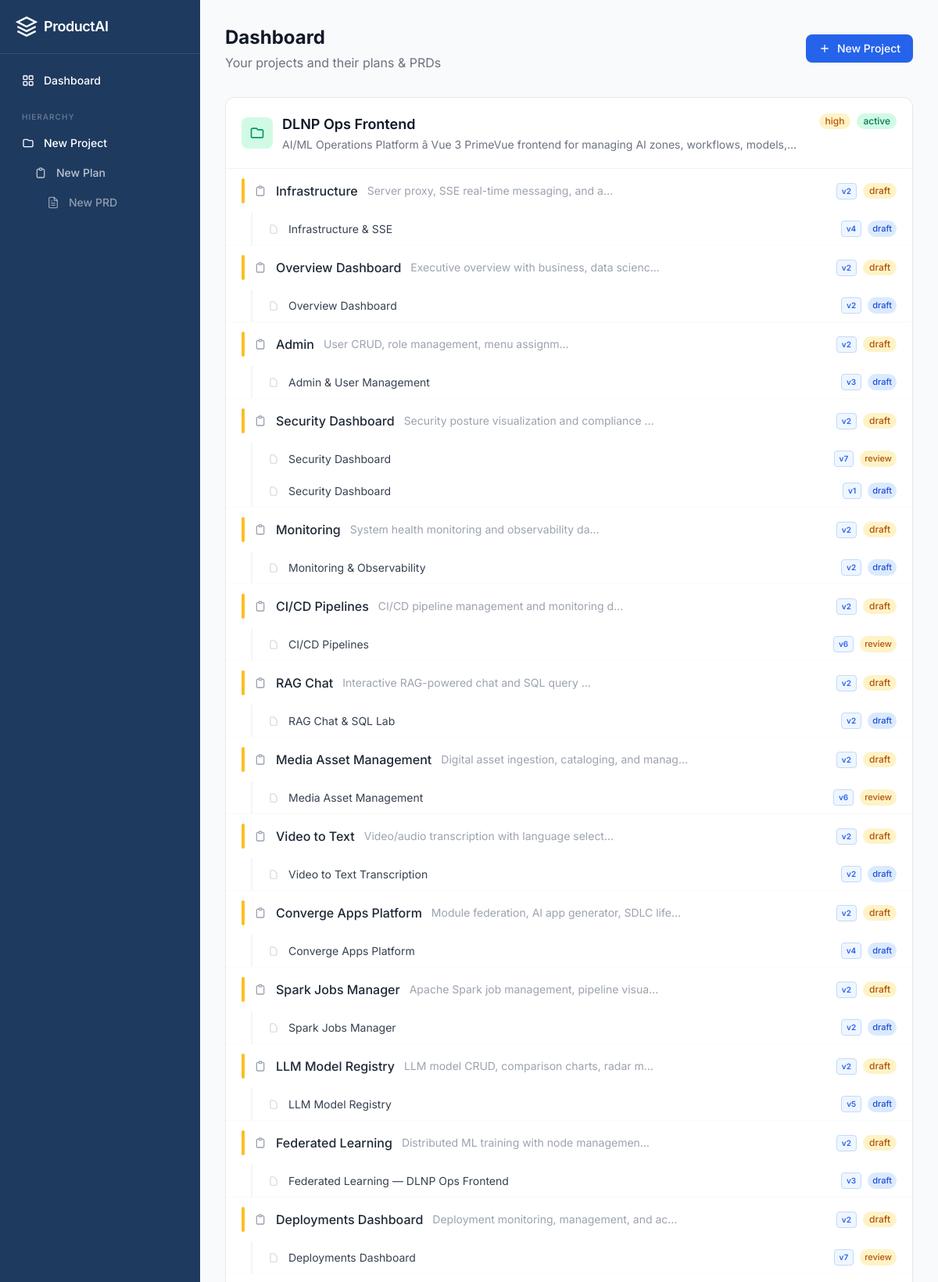
The page / (upper part) on the database its author committed.
### tables this page shows
CREATE TABLE projects (
    id INTEGER PRIMARY KEY AUTOINCREMENT,
    title TEXT NOT NULL,
    description TEXT DEFAULT '',
    status TEXT DEFAULT 'planning' CHECK(status IN ('planning', 'active', 'on_hold', 'completed', 'archived')),
    priority TEXT DEFAULT 'medium' CHECK(priority IN ('low', 'medium', 'high', 'critical')),
    lead TEXT DEFAULT '',
    members TEXT DEFAULT '[]',
    milestones TEXT DEFAULT '[]',
    start_date TEXT DEFAULT '',
    target_date TEXT DEFAULT '',
    ai_conversation TEXT DEFAULT '[]',
    created_at TEXT DEFAULT (datetime('now')),
    updated_at TEXT DEFAULT (datetime('now'))
);

CREATE TABLE plans (
    id INTEGER PRIMARY KEY AUTOINCREMENT,
    title TEXT NOT NULL,
    description TEXT DEFAULT '',
    status TEXT DEFAULT 'draft' CHECK(status IN ('draft', 'active', 'completed', 'archived')),
    vision TEXT DEFAULT '',
    goals TEXT DEFAULT '[]',
    target_audience TEXT DEFAULT '',
    success_metrics TEXT DEFAULT '[]',
    ai_conversation TEXT DEFAULT '[]',
    created_at TEXT DEFAULT (datetime('now')),
    updated_at TEXT DEFAULT (datetime('now'))
, project_id INTEGER REFERENCES projects(id) ON DELETE SET NULL);

CREATE TABLE prds (
    id INTEGER PRIMARY KEY AUTOINCREMENT,
    plan_id INTEGER,
    title TEXT NOT NULL,
    status TEXT DEFAULT 'draft' CHECK(status IN ('draft', 'review', 'approved', 'archived')),
    content TEXT DEFAULT '',
    overview TEXT DEFAULT '',
    problem_statement TEXT DEFAULT '',
    proposed_solution TEXT DEFAULT '',
    user_stories TEXT DEFAULT '[]',
    requirements_functional TEXT DEFAULT '[]',
    requirements_nonfunctional TEXT DEFAULT '[]',
    success_metrics TEXT DEFAULT '[]',
    timeline TEXT DEFAULT '',
    ai_conversation TEXT DEFAULT '[]',
    created_at TEXT DEFAULT (datetime('now')),
    updated_at TEXT DEFAULT (datetime('now')),
    FOREIGN KEY (plan_id) REFERENCES plans(id) ON DELETE SET NULL
);

### productai/routes/pages.py (the view)
@router.get("/", response_class=HTMLResponse)
async def dashboard(request: Request):
    projects = await models.list_projects()
    all_plans = await models.list_plans()
    all_prds = await models.list_prds()
    prds_by_plan: dict[int | None, list[dict]] = {}
    for prd in all_prds:
        prd["version"] = await models.get_current_version_number("prd", prd["id"])
        prds_by_plan.setdefault(prd.get("plan_id"), []).append(prd)
    plans_by_project: dict[int | None, list[dict]] = {}
    for plan in all_plans:
        plan["version"] = await models.get_current_version_number("plan", plan["id"])
        plan["prds"] = prds_by_plan.get(plan["id"], [])
        plans_by_project.setdefault(plan.get("project_id"), []).append(plan)
    for project in projects:
        project["version"] = await models.get_current_version_number("project", project["id"])
        project["plans"] = plans_by_project.get(project["id"], [])
    orphan_plans = plans_by_project.get(None, [])
    orphan_prds = prds_by_plan.get(None, [])
    return templates.TemplateResponse(
        "pages/dashboard.html",
        {
            "request": request,
            "projects": projects,
            "orphan_plans": orphan_plans,
            "orphan_prds": orphan_prds,
        },
    )

### productai/templates/pages/dashboard.html (shortened to what this page needs)
{% extends "base.html" %}
{% block content %}
<div class="p-8 max-w-6xl mx-auto">
    <div class="flex items-center justify-between mb-8">
        <div>
            <h1 class="text-2xl font-bold text-gray-900">Dashboard</h1>
            <p class="text-gray-500 mt-1">Your projects and their plans & PRDs</p>
        </div>
        <a href="/projects/new" class="inline-flex items-center gap-2 px-4 py-2 bg-brand-600 text-white text-sm font-medium rounded-lg hover:bg-brand-700 transition-colors shadow-sm">
            <svg class="w-4 h-4" fill="none" stroke="currentColor" stroke-width="2" viewBox="0 0 24 24"><path d="M12 5v14M5 12h14"/></svg>
            New Project
        </a>
    </div>
    {% if projects %}
    <div class="space-y-6">
        {% for project in projects %}
        <div class="bg-white rounded-xl border border-gray-200 overflow-hidden">
            <div class="p-5 border-b border-gray-100">
                <div class="flex items-start justify-between">
                    <div class="flex items-center gap-3 min-w-0">
                        <div class="flex-shrink-0 w-10 h-10 rounded-lg flex items-center justify-center
                            {% if project.status == 'active' %}bg-emerald-100 text-emerald-600
                            {% elif project.status == 'completed' %}bg-blue-100 text-blue-600
                            {% elif project.status == 'on_hold' %}bg-orange-100 text-orange-600
                            {% elif project.status == 'archived' %}bg-gray-100 text-gray-500
                            {% else %}bg-amber-100 text-amber-600{% endif %}">
                            <svg class="w-5 h-5" fill="none" stroke="currentColor" stroke-width="2" viewBox="0 0 24 24">
                                <path d="M3 7v10a2 2 0 002 2h14a2 2 0 002-2V9a2 2 0 00-2-2h-6l-2-2H5a2 2 0 00-2 2z"/>
                            </svg>
                        </div>
                        <div class="min-w-0">
                            <a href="/projects/{{ project.id }}" class="text-lg font-semibold text-gray-900 hover:text-brand-600 transition-colors">{{ project.title }}</a>
                            {% if project.description %}
                            <p class="text-sm text-gray-500 mt-0.5 line-clamp-1">{{ project.description }}</p>
                            {% endif %}
                        </div>
                    </div>
                    <div class="flex items-center gap-2 flex-shrink-0 ml-4">
                        <span class="inline-flex px-2 py-0.5 text-xs font-medium rounded-full
                            {% if project.priority == 'critical' %}bg-red-100 text-red-700
                            {% elif project.priority == 'high' %}bg-amber-100 text-amber-700
                            {% elif project.priority == 'medium' %}bg-blue-100 text-blue-700
                            {% else %}bg-gray-100 text-gray-600{% endif %}">
                            {{ project.priority }}
                        </span>
                        <span class="inline-flex px-2 py-0.5 text-xs font-medium rounded-full
                            {% if project.status == 'active' %}bg-emerald-100 text-emerald-700
                            {% elif project.status == 'completed' %}bg-blue-100 text-blue-700
                            {% elif project.status == 'on_hold' %}bg-orange-100 text-orange-700
                            {% elif project.status == 'archived' %}bg-gray-100 text-gray-500
                            {% else %}bg-amber-100 text-amber-700{% endif %}">
                            {{ project.status | replace('_', ' ') }}
                        </span>
                    </div>
                </div>
            </div>
            <div class="divide-y divide-gray-50">
                {% if project.plans %}
                    {% for plan in project.plans %}
                    <div>
                        <a href="/plans/{{ plan.id }}" class="flex items-center gap-3 px-5 py-3 hover:bg-gray-50/70 transition-colors group">
                            <div class="flex-shrink-0 w-1 h-8 rounded-full
                                {% if plan.status == 'active' %}bg-emerald-400
                                {% elif plan.status == 'completed' %}bg-blue-400
                                {% elif plan.status == 'archived' %}bg-gray-300
                                {% else %}bg-amber-400{% endif %}"></div>
                            <svg class="w-4 h-4 text-gray-400 flex-shrink-0" fill="none" stroke="currentColor" stroke-width="2" viewBox="0 0 24 24">
                                <path d="M9 5H7a2 2 0 00-2 2v12a2 2 0 002 2h10a2 2 0 002-2V7a2 2 0 00-2-2h-2M9 5a2 2 0 002 2h2a2 2 0 002-2M9 5a2 2 0 012-2h2a2 2 0 012 2"/>
                            </svg>
                            <span class="font-medium text-gray-800 group-hover:text-brand-600 transition-colors truncate">{{ plan.title }}</span>
                            {% if plan.description %}
                            <span class="hidden md:inline text-sm text-gray-400 truncate max-w-xs">{{ plan.description }}</span>
                            {% endif %}
                            <div class="ml-auto flex items-center gap-2 flex-shrink-0">
                                {% if plan.version > 0 %}
                                <span class="text-[10px] font-semibold px-1.5 py-0.5 rounded bg-brand-50 text-brand-600 border border-brand-200">v{{ plan.version }}</span>
                                {% endif %}
                                <span class="inline-flex px-2 py-0.5 text-xs font-medium rounded-full
                                    {% if plan.status == 'active' %}bg-emerald-100 text-emerald-700
                                    {% elif plan.status == 'completed' %}bg-blue-100 text-blue-700
                                    {% elif plan.status == 'archived' %}bg-gray-100 text-gray-500
                                    {% else %}bg-amber-100 text-amber-700{% endif %}">
                                    {{ plan.status }}
                                </span>
                            </div>
                        </a>
                        {% if plan.prds %}
                        <div class="ml-8 border-l-2 border-gray-100">
                            {% for prd in plan.prds %}
                            <a href="/prds/{{ prd.id }}" class="flex items-center gap-3 pl-5 pr-5 py-2.5 hover:bg-gray-50/50 transition-colors group">
                                <svg class="w-3.5 h-3.5 text-gray-300 flex-shrink-0" fill="none" stroke="currentColor" stroke-width="2" viewBox="0 0 24 24">
                                    <path d="M7 21h10a2 2 0 002-2V9.414a1 1 0 00-.293-.707l-5.414-5.414A1 1 0 0012.586 3H7a2 2 0 00-2 2v14a2 2 0 002 2z"/>
                                </svg>
                                <span class="text-sm text-gray-700 group-hover:text-brand-600 transition-colors truncate">{{ prd.title }}</span>
                                <div class="ml-auto flex items-center gap-2 flex-shrink-0">
                                    {% if prd.version > 0 %}
                                    <span class="text-[10px] font-semibold px-1.5 py-0.5 rounded bg-brand-50 text-brand-600 border border-brand-200">v{{ prd.version }}</span>
                                    {% endif %}
                                    <span class="inline-flex px-1.5 py-0.5 text-[11px] font-medium rounded-full
                                        {% if prd.status == 'review' %}bg-amber-100 text-amber-700
                                        {% elif prd.status == 'approved' %}bg-emerald-100 text-emerald-700
                                        {% elif prd.status == 'archived' %}bg-gray-100 text-gray-500
                                        {% else %}bg-blue-100 text-blue-700{% endif %}">
                                        {{ prd.status }}
                                    </span>
                                </div>
                            </a>
                            {% endfor %}
                        </div>
                        {% endif %}
                    </div>
                    {% endfor %}
                {% endif %}
            </div>
        </div>
        {% endfor %}
    </div>
    {% endif %}
</div>
{% endblock %}

### rows shown on the page
projects: title "DLNP Ops Frontend", description "AI/ML Operations Platform â Vue 3 PrimeVue frontend for managing AI zones, workflows,…", priority "high", status "active"
plans: title "Infrastructure", description "Server proxy, SSE real-time messaging, and a…", version "2", status "draft"
prds: title "Infrastructure & SSE", version "4", status "draft"
plans: title "Overview Dashboard", description "Executive overview with business, data scienc…", version "2", status "draft"
prds: title "Overview Dashboard", version "2", status "draft"
plans: title "Admin", description "User CRUD, role management, menu assignm…", version "2", status "draft"
prds: title "Admin & User Management", version "3", status "draft"
plans: title "Security Dashboard", description "Security posture visualization and compliance…", version "2", status "draft"
prds: title "Security Dashboard", version "7", status "review"
prds: title "Security Dashboard", version "1", status "draft"
plans: title "Monitoring", description "System health monitoring and observability da…", version "2", status "draft"
prds: title "Monitoring & Observability", version "2", status "draft"
plans: title "CI/CD Pipelines", description "CI/CD pipeline management and monitoring d…", version "2", status "draft"
prds: title "CI/CD Pipelines", version "6", status "review"
plans: title "RAG Chat", description "Interactive RAG-powered chat and SQL query…", version "2", status "draft"
prds: title "RAG Chat & SQL Lab", version "2", status "draft"
plans: title "Media Asset Management", description "Digital asset ingestion, cataloging, and manag…", version "2", status "draft"
prds: title "Media Asset Management", version "6", status "review"
plans: title "Video to Text", description "Video/audio transcription with language select…", version "2", status "draft"
prds: title "Video to Text Transcription", version "2", status "draft"
plans: title "Converge Apps Platform", description "Module federation, AI app generator, SDLC life…", version "2", status "draft"
prds: title "Converge Apps Platform", version "4", status "draft"
plans: title "Spark Jobs Manager", description "Apache Spark job management, pipeline visua…", version "2", status "draft"
prds: title "Spark Jobs Manager", version "2", status "draft"
plans: title "LLM Model Registry", description "LLM model CRUD, comparison charts, radar m…", version "2", status "draft"
prds: title "LLM Model Registry", version "5", status "draft"
plans: title "Federated Learning", description "Distributed ML training with node managemen…", version "2", status "draft"
prds: title "Federated Learning — DLNP Ops Frontend", version "3", status "draft"
plans: title "Deployments Dashboard", description "Deployment monitoring, management, and ac…", version "2", status "draft"
prds: title "Deployments Dashboard", version "7", status "review"
